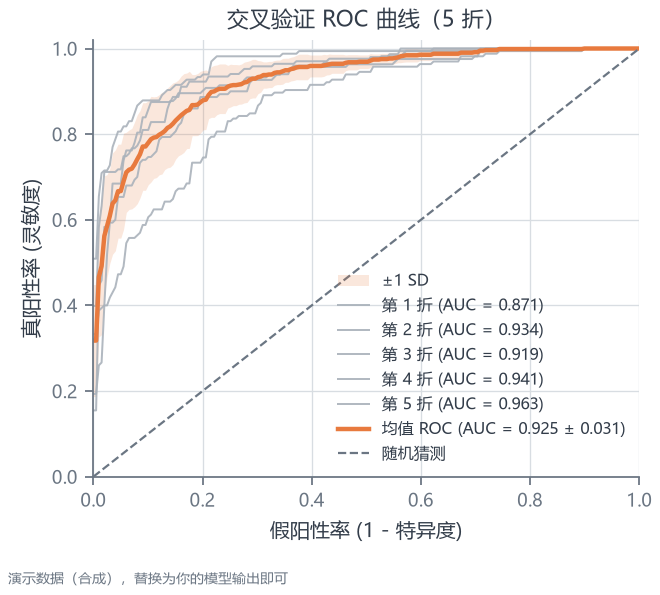

The script that drew this image:
"""Cross-validated ROC curves with a confidence band.

Draws one ROC curve per fold plus the mean curve and a shaded ±1 SD band, which is
what reviewers expect when a model's discrimination is reported.

Run directly (uv resolves matplotlib, no environment to prepare)::

    uv run --with matplotlib python roc_cross_validation.py -o out/roc.pdf

Writes ``out/roc.pdf`` and ``out/roc.png``. Exit code 2 means matplotlib is
missing, so a caller can distinguish "not installed" from "script failed".
"""

from __future__ import annotations

import argparse
import sys
from pathlib import Path

sys.path.insert(0, str(Path(__file__).resolve().parent.parent))

import numpy as np  # noqa: E402

from _style import (PALETTE, SERIES, apply_style, draw_note, enable_utf8_stdout, resolve_cjk_font, save_figure)  # noqa: E402


def roc_curve_points(y_true: np.ndarray, scores: np.ndarray) -> tuple[np.ndarray, np.ndarray]:
    """ROC points via a descending score sweep, without sklearn."""
    order = np.argsort(-scores)
    y_sorted = y_true[order]
    positives = y_sorted.sum()
    negatives = y_sorted.size - positives
    if positives == 0 or negatives == 0:
        raise ValueError("ROC needs both classes present")

    tp = np.cumsum(y_sorted)
    fp = np.cumsum(1 - y_sorted)
    tpr = np.concatenate([[0.0], tp / positives])
    fpr = np.concatenate([[0.0], fp / negatives])
    return fpr, tpr


def auc(fpr: np.ndarray, tpr: np.ndarray) -> float:
    """Trapezoidal area under the curve.

    `np.trapezoid` is the numpy>=2 spelling; older wheels only have `np.trapz`.
    """
    integrate = getattr(np, "trapezoid", None) or np.trapz
    return float(integrate(tpr, fpr))


def main() -> int:
    parser = argparse.ArgumentParser(description=__doc__)
    parser.add_argument("-o", "--output", default="out/roc.pdf", help="vector output path")
    parser.add_argument("-k", "--folds", type=int, default=5, help="number of CV folds")
    parser.add_argument("--seed", type=int, default=20240912)
    parser.add_argument("--lang", choices=["auto", "zh", "en"], default="auto")
    args = parser.parse_args()
    enable_utf8_stdout()

    try:
        import matplotlib.pyplot as plt
    except ImportError as exc:
        print(f"matplotlib is required: {exc}", file=sys.stderr)
        return 2

    use_zh = args.lang == "zh" or (args.lang == "auto" and resolve_cjk_font() is not None)
    label = (
        {
            "x": "假阳性率 (1 - 特异度)",
            "y": "真阳性率 (灵敏度)",
            "title": "交叉验证 ROC 曲线（{folds} 折）",
            "chance": "随机猜测",
            "mean": "均值 ROC (AUC = {auc:.3f} ± {std:.3f})",
            "fold": "第 {index} 折 (AUC = {auc:.3f})",
            "note": "演示数据（合成），替换为你的模型输出即可",
        }
        if use_zh
        else {
            "x": "False positive rate (1 - specificity)",
            "y": "True positive rate (sensitivity)",
            "title": "Cross-validated ROC ({folds} folds)",
            "chance": "Chance",
            "mean": "Mean ROC (AUC = {auc:.3f} ± {std:.3f})",
            "fold": "Fold {index} (AUC = {auc:.3f})",
            "note": "Demo data (synthetic) — replace with your model outputs",
        }
    )

    apply_style(font_scale=1.0)

    rng = np.random.default_rng(args.seed)
    grid = np.linspace(0.0, 1.0, 200)
    folds_tpr: list[np.ndarray] = []
    fold_aucs: list[float] = []

    for fold in range(args.folds):
        n = 320
        y_true = rng.integers(0, 2, size=n)
        # Signal strength varies per fold so the band has a realistic width.
        strength = 0.42 + 0.05 * fold
        scores = np.clip(y_true * strength + rng.normal(0.5, 0.24, size=n), 0.001, 0.999)
        fpr, tpr = roc_curve_points(y_true, scores)
        fold_aucs.append(auc(fpr, tpr))
        # Resample each fold onto the common grid to build the band.
        folds_tpr.append(np.interp(grid, fpr, tpr))

    stacked = np.vstack(folds_tpr)
    mean_tpr = stacked.mean(axis=0)
    std_tpr = stacked.std(axis=0)
    mean_auc = float(np.mean(fold_aucs))
    std_auc = float(np.std(fold_aucs))

    fig, ax = plt.subplots(figsize=(4.2, 3.6))

    ax.fill_between(
        grid,
        np.clip(mean_tpr - std_tpr, 0, 1),
        np.clip(mean_tpr + std_tpr, 0, 1),
        color=SERIES[1],
        alpha=0.18,
        linewidth=0,
        label="±1 SD",
    )

    for index, tpr in enumerate(folds_tpr):
        ax.plot(
            grid,
            tpr,
            color=PALETTE["tertiary"],
            linewidth=0.9,
            alpha=0.9,
            label=label["fold"].format(index=index + 1, auc=fold_aucs[index]),
        )

    ax.plot(
        grid,
        mean_tpr,
        color=PALETTE["accent"],
        linewidth=2.0,
        label=label["mean"].format(auc=mean_auc, std=std_auc),
    )
    ax.plot([0, 1], [0, 1], color=PALETTE["secondary"], linewidth=1.0, linestyle="--", label=label["chance"])

    ax.set_xlim(0, 1)
    ax.set_ylim(0, 1.02)
    ax.set_xlabel(label["x"])
    ax.set_ylabel(label["y"])
    ax.set_title(label["title"].format(folds=args.folds))
    ax.legend(loc="lower right", fontsize=7)
    fig.tight_layout()
    draw_note(fig, label["note"])
    written = save_figure(fig, args.output)
    plt.close(fig)

    for path in written:
        print(f"wrote {path}")
    print(f"mean AUC = {mean_auc:.4f} ± {std_auc:.4f} over {args.folds} folds")
    return 0


if __name__ == "__main__":
    raise SystemExit(main())
